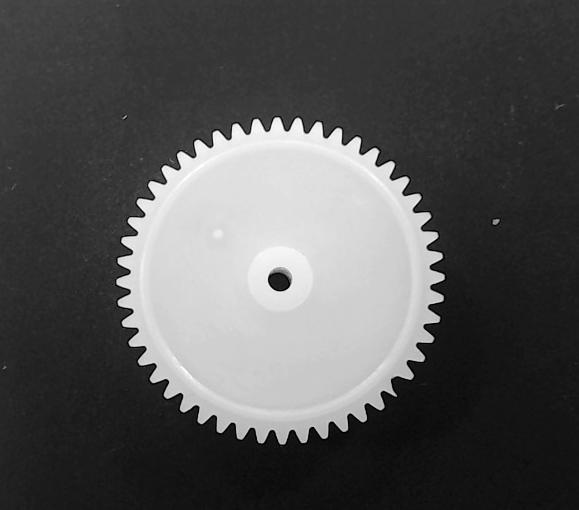
%> input picture demo_files/I2_01_3_gear7g.jpg, 579 x 510 px
$ octave I2_01_3_myGear_7g_J_long.m   (GNU Octave 9; MATLAB toolbox functions it lacks are replaced by stand-ins)
%> lines starting %> are read from the running program, lines starting %| are printed output that depends on the picture; in (x1, y1, x2, y2) boxes, pixels count from 0 and x2, y2 are one past the last pixel; in counts of white or black regions, pixels touching at a corner belong together; the program's own positions count from 1
%% 歯車の欠陥検出
% 初期化
clc;close all;imtool close all;clear;

%% [画像の読込み]
G = imread('I2_01_3_gear7g.jpg'); % 変数宣言不要。容易な多次元配列取扱い
%> G is the input picture: size 510x579 uint8; min 0, max 255, mean 84.5
imtool(G);                   % 容易な可視化

%% [前処理] 二値(白黒)画像に変換 (プロット->histogramで確認 or imhist(G) )
BW = G > 130;     % 二次元の配列と、数値の比較。自動閾値設定：BW=im2bw(G, graythresh(G));     150
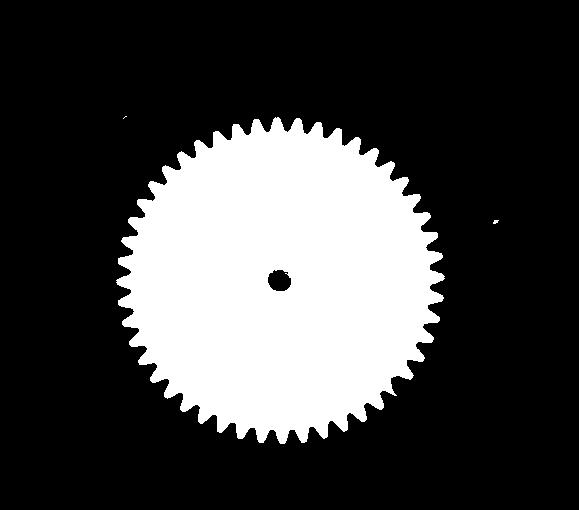
%> BW: size 510x579 logical; 26.1% white; 3 white regions (2 under 20 px), largest, box (x1, y1, x2, y2) and area: (116, 117, 445, 444) 77079
imtool(BW);       % ピクセル値を確認 (0と1の、2値画像)

%% [フィルタ処理]トップハット フィルタ処理で、歯の部分を抽出 （元画像 - Opening画像）
%BWtoph = imtophat(BW, strel('Disk',30,8));         %トップハット フィルタ処理を１つの関数で実行

BWerode = imerode(BW, strel('Disk',30,8));          % 収縮
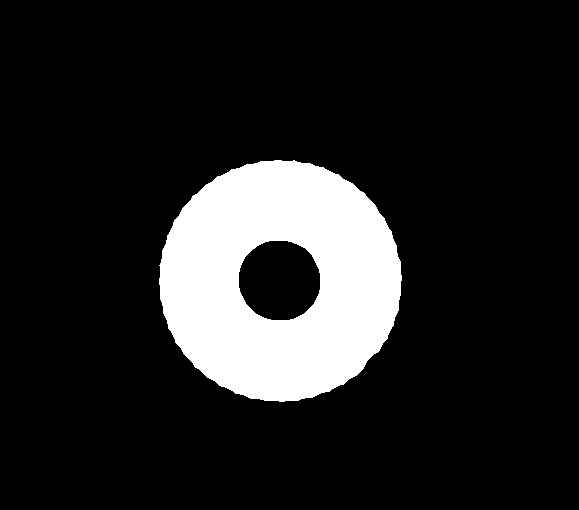
%> BWerode: size 510x579 logical; 13.8% white; 1 white region, box (x1, y1, x2, y2) and area: (159, 160, 402, 402) 40766
imshow(BWerode); shg;
%%
BWdilate = imdilate(BWerode, strel('Disk',30,8));   % 膨張
%> BWdilate: size 510x579 logical; 23.9% white; 1 white region, box (x1, y1, x2, y2) and area: (130, 131, 431, 431) 70663
figure;imshow(BWdilate); shg;

%%
BWtoph = imsubtract(BW, BWdilate);       % 元画像 - Opening画像
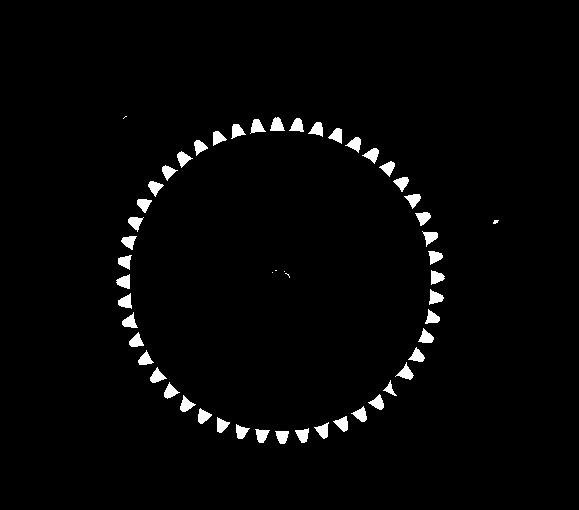
%> BWtoph: size 510x579 double; values 0 (black) and 1 (white), 2.2% white; 54 white regions (6 under 20 px), largest, box (x1, y1, x2, y2) and area: (395, 362, 414, 380) 146, (270, 117, 285, 131) 143, (429, 289, 444, 305) 142
imshow(BWtoph); shg;

%% [後処理] 細かなノイズの除去
BWclear = bwareaopen(BWtoph, 50); % 50ピクセル以下のものを削除
imshow(BWclear); shg;

%% [途中結果の可視化] ここまでの結果を、並べて表示
figure; imshowpair(BW, BWclear, 'montage');shg;
%> after `imshowpair(BW, BWclear, 'montage')`:
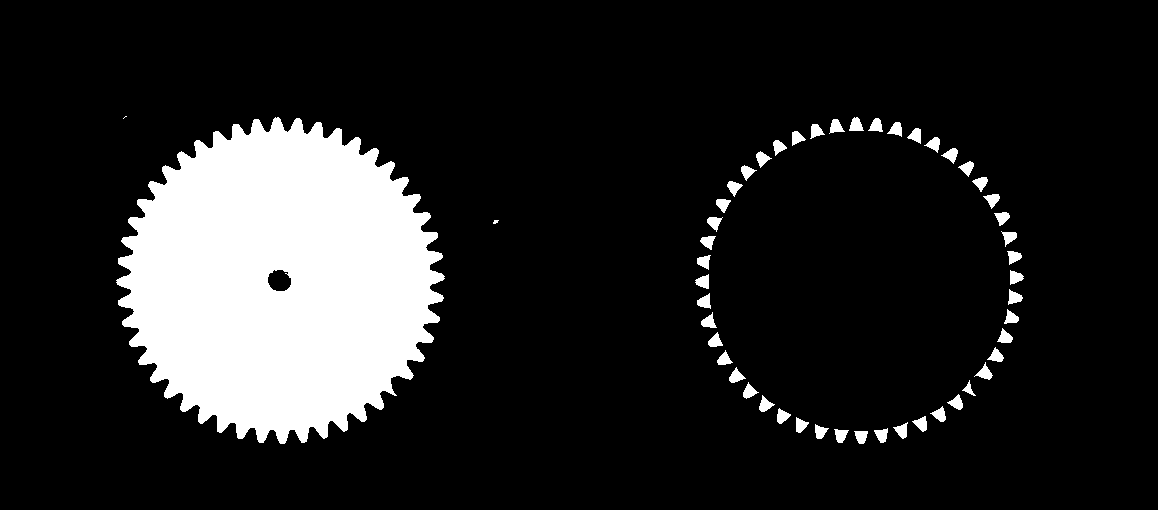
%> displayed picture: size 510x1158, on the screen's scale of 0 to 255; 14.1% white; 51 white regions (2 under 20 px), largest, box (x1, y1, x2, y2) and area: (116, 117, 445, 444) 77079, (974, 362, 993, 380) 146, (849, 117, 864, 131) 143

%% [途中結果の解析] ２つの画像を重ねて表示
imshowpair(BW, BWclear);shg;   % 白：変化ない部分、緑：元の画像のみに存在
%> after `imshowpair(BW, BWclear)`:
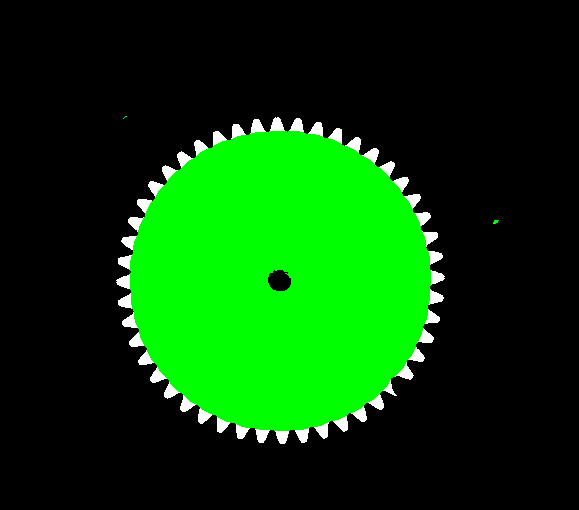
%> displayed picture: size 510x579x3, on the screen's scale of 0 to 255; mean R, G, B 5.5, 66.6, 5.5

%% [計測] 各歯の面積と中心点の測定
% imageRegionAnalyzer;
stats = regionprops('table', BWclear, 'Area', 'Centroid')  % R2015a でテーブル出力に対応
%> stats = 48 regions; largest, Area and Centroid: 146 [406.4 373.6], 143 [277.7 125.7], 142 [436 298.2], 140 [124.9 282.4], 140 [157.7 377]

%% [グラフ化] ヒストグラムの表示   範囲を[最小:最大]で指定
figure; histogram([stats.Area], [1:179]);
%> after `histogram([stats.Area], [1:179])`:
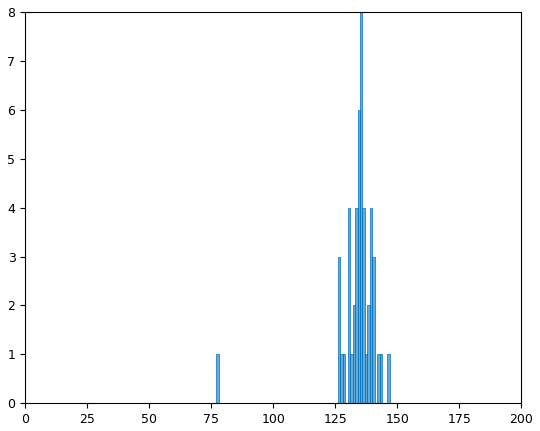
%> figure redrawn from the program's plot data; tallest bar 8 high, from x = 135 to 136

%% [結果の可視化]
ind = find([stats.Area] < 100);  % ベクトルと数値の比較
%> ind = 37
Gresult2 = insertShape(G, 'Circle', [stats.Centroid(ind,:) 18], 'LineWidth',4, 'Color','red', 'Opacity',1);
Gresult3 = insertText(Gresult2, [10, 10], ['Defect Tooth: indicated by Red Circle'], 'FontSize', 30, 'BoxColor','red', 'BoxOpacity',1);
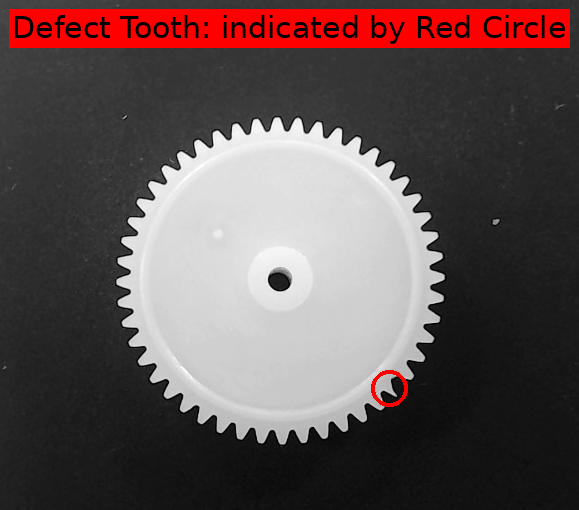
%> Gresult3: size 510x579x3 uint8; mean R, G, B 96.4, 80.2, 80.2
imshow(Gresult3); shg

%% [終了]
%% [レポート生成]

%% Copyright 2014 The MathWorks, Inc.
%        Masa Otobe (masa.otobe@mathworks.co.jp)
